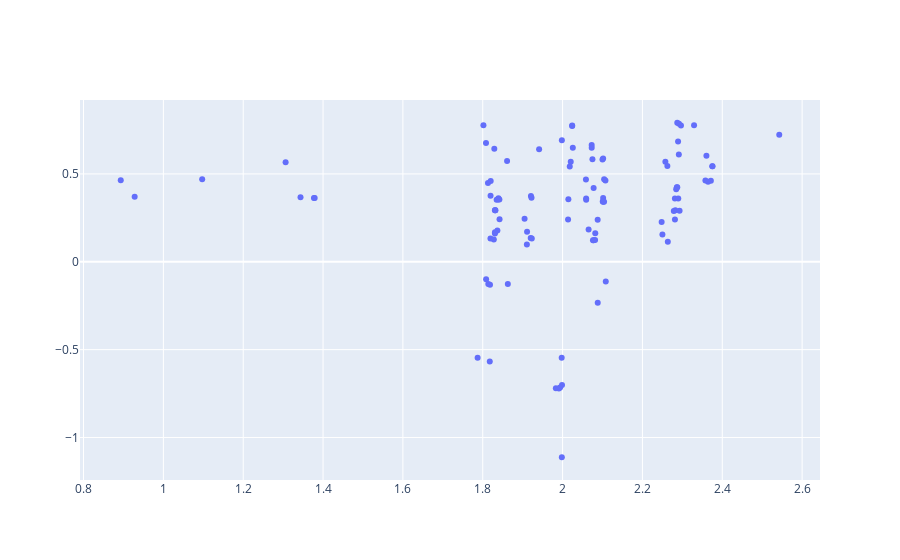

Notebook code cell kept with this figure:
### Markdown cell above
## Extracting optimized decision variables and objective values

### Code cell
individuals = evolver.population.individuals

fig1 = go.Figure(data=go.Scatter(x=individuals[:,0], y=individuals[:,1], mode="markers"))
fig1
